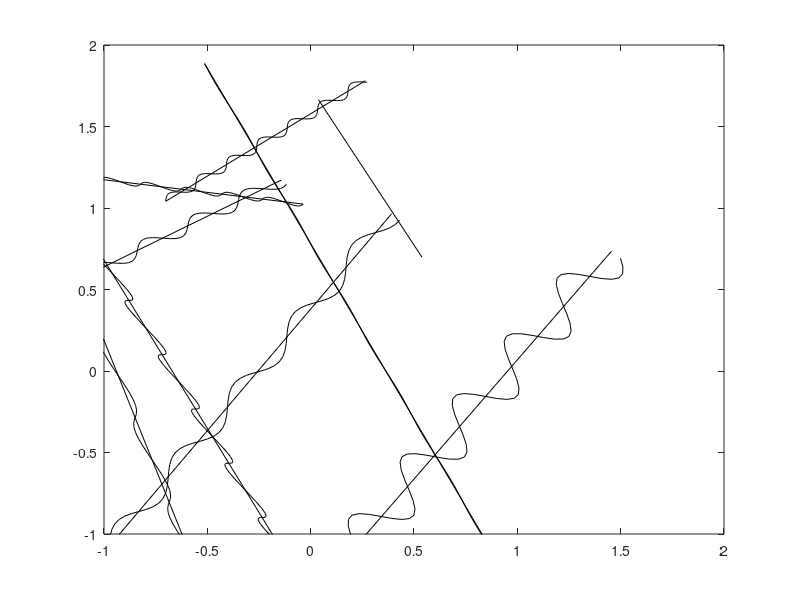

Write MATLAB code to recreate this figure.
%This program is fiber simulation for the I-randomness uniform
%dis-continuous crimp 

clear all                            %clearing program
close all
clc

kx=64;
[x]=linspace(0,1, kx+1);            %linespaceing for x
[y]=linspace(0,1, kx+1);            %linespacing for y

n=10;                             %sample size
a=-2;                         %lower bound for uniform distribution
b=2;                          %upper bound for uniform distribution

 for i=1:n
     
 x1=unifrnd(a,b,1);          %x distance from origin
        y1=unifrnd(a,b,1);          %y distance from origin  
        x2=unifrnd(a,b,1);          %x distance from origin
        y2=unifrnd(a,b,1);          %y distance from origin  
        x=[x1,x2];                  %x vector of point 1, 2
        y=[y1,y2];                  %y vector of point 1, 2
        
slo=(y2-y1)/(x2-x1);            %slope of crimp
th=atan(slo);                   %angle of crimp
c=cos(th);                      %cosine of crimp angle
s=sin(th);                       %sine of crimp angle

%A=-slo/(2*pi);
A=normrnd(.01,.01);                     %Amplitude or height of crimp
K=(x2-x1)/c;                     %lenght of the crimp to match line              



%how many
t=0:0.01:1;                     %number of cycles 
freq=unifrnd(12,15);            %frequency or x lenght of crimp

f=K * (c * t - A * sin(freq*pi*t)) + x1;
g=K *( s * t + A * sin(freq*pi*t)) + y1;
plot(f,g,'k');

plot([x1,x2],[y1,y2],'k');
        
    
     xlim([-1 2])                    %x limits
     ylim([-1 2])                    %y limits
     hold on;                       %hold on for graph 
  
    end
